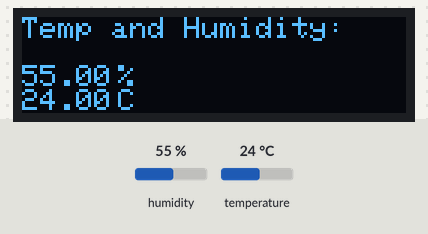
A sketch run on a simulated Arduino Uno, built with avr-gcc and run on an emulated ATmega328P. On the bench: 128×32 one-colour display. The test bench sets the inputs (shaded band); at power-on: humidity 55 %, temperature 24 °C.

Above: at 6.2 s.
6.3 s: humidity set to 22 %
At 10.7 s:
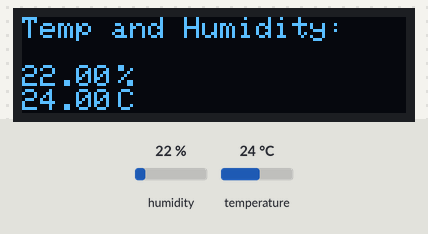
16.6 s: temperature set to 12 °C
At 21.1 s:
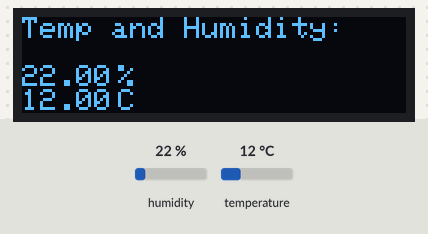
26.7 s: humidity set to 40 %
At 31.4 s:
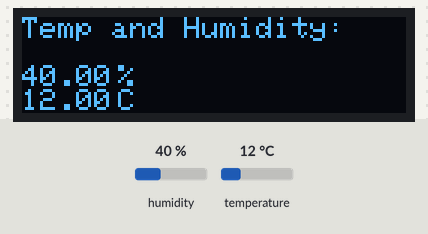
36.8 s: temperature set to 19 °C
At 41.8 s:
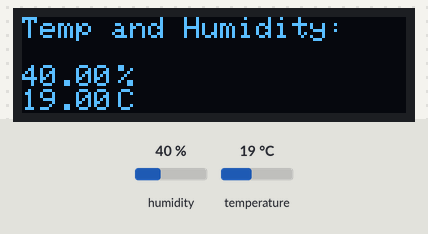
Timing chart, 0 to 43.3 s (numbered marks = the images above; inputs shaded):
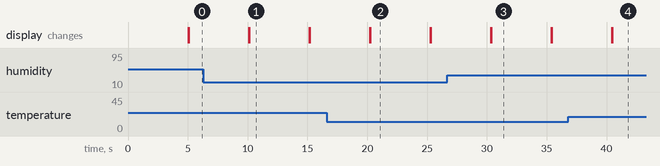

The sketch:

DHT_PIP-Brick.ino
```cpp
// The code below is for the temperature and humidity sensor brick.

//install the below libraries
#include <Wire.h>
#include <Adafruit_SSD1306.h>
#include <Adafruit_GFX.h>
#include <DHT.h>

//This defines the dimensions of the display and determines the pin the DHT sensor is connected to.
#define OLED_WIDTH 128
#define OLED_HEIGHT 32
#define OLED_ADDR   0x3C
#define DHTPIN 2
#define DHTTYPE DHT11

Adafruit_SSD1306 display(OLED_WIDTH, OLED_HEIGHT);
DHT dht(DHTPIN, DHTTYPE);

//This sets up the display and prints headings. It also starts the sensor.
void setup() {
  delay(5000);
  display.begin(SSD1306_SWITCHCAPVCC, OLED_ADDR);
  display.clearDisplay();

  display.setCursor(0, 0);
  display.setTextSize(.5);
  display.setTextColor(WHITE);
  display.println("Temp and Humidity:");

  display.display();

  dht.begin();
}

//This takes measurements and prints to the diplay. This should occur every 5 mins.
void loop() {

  float h = dht.readHumidity();
  float t = dht.readTemperature();

  display.setTextColor(WHITE);
  display.setCursor(0,16);
  display.println(h);
  display.println(t);
  display.setCursor(32,16);
  display.println("%");
  display.setCursor(32,24);
  display.println("C");
  display.display();

  delay(5000);

  display.setTextColor(BLACK);
  display.setCursor(0,16);
  display.println(h);
  display.println(t);
  display.setCursor(32,16);
  display.println("%");
  display.setCursor(32,24);
  display.println("C");
  display.display();
}
```

Measured:
- after the input at 6.3 s, the display: first differs from a run without the input after 3.8 s (image 1)
- after the input at 16.6 s, the display: first differs from a run without the input after 3.6 s (image 2)
- after the input at 26.7 s, the display: first differs from a run without the input after 3.7 s (image 3)
- after the input at 36.8 s, the display: first differs from a run without the input after 3.7 s (image 4)
- what the display in image 1 shows lasts 5.1 s, from 10.1 s to 15.2 s
